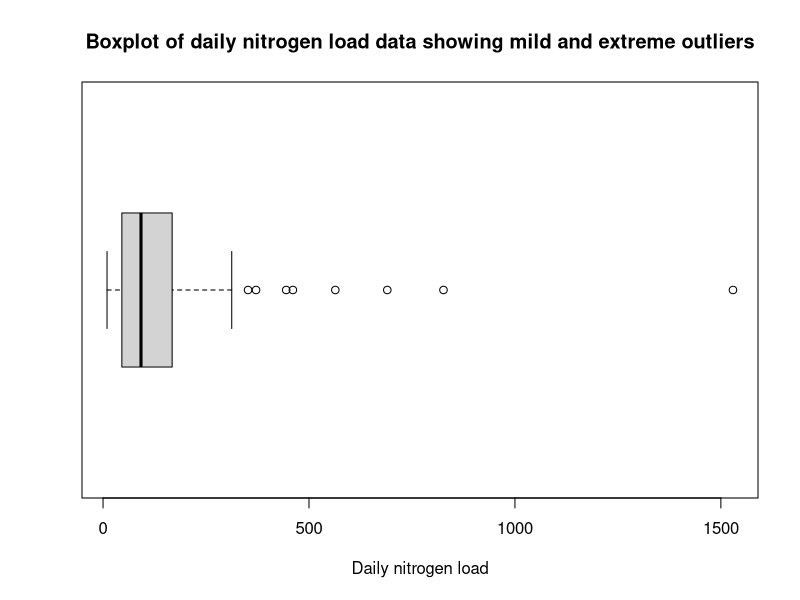

This chart was generated by the following R code:
#Ex1.20, Page 41

data<-c(9.69,13.16,17.09,18.12,23.70,24.07,24.29,26.43,30.75,31.54,35.07,36.99,40.32,42.51,45.64,48.22,49.98,50.06,55.02,57.00,58.41,61.31,64.25,65.24,66.14,67.68,81.40,90.80,92.17,92.42,100.82,101.94,103.61,106.28,106.80,108.69,114.61,120.86,124.54,143.27,143.75,149.64,167.79,182.50,192.55,193.53,271.57,292.61,312.45,352.09,371.47,444.68,460.86,563.92,690.11,826.54,1529.35)

#To find relevant summary quantities
print(summary(fivenum(data)))

c<-seq(0,1600,by=200)

boxplot(data,horizontal=TRUE,xlab="Daily nitrogen load",main="Boxplot of daily nitrogen load data showing mild and extreme outliers")
